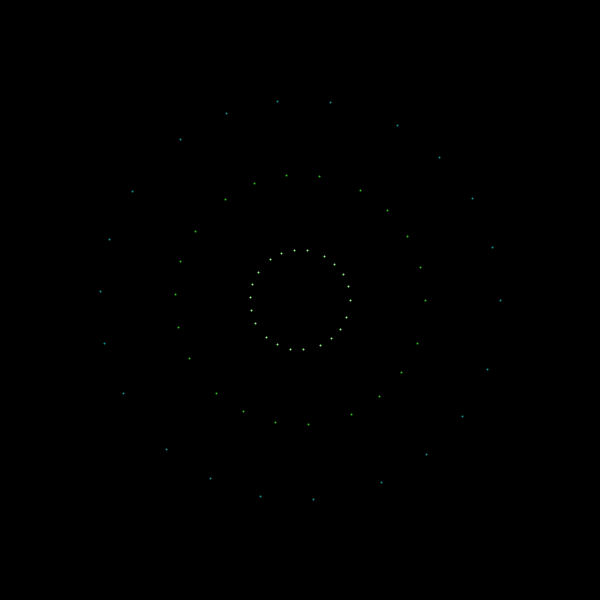
Frame 1 (no input)
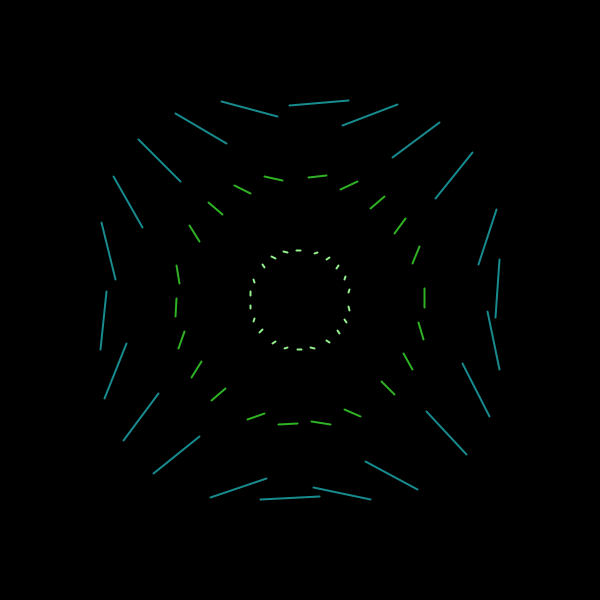
Frame 60 (the mouse pressed at the canvas centre just before this capture)
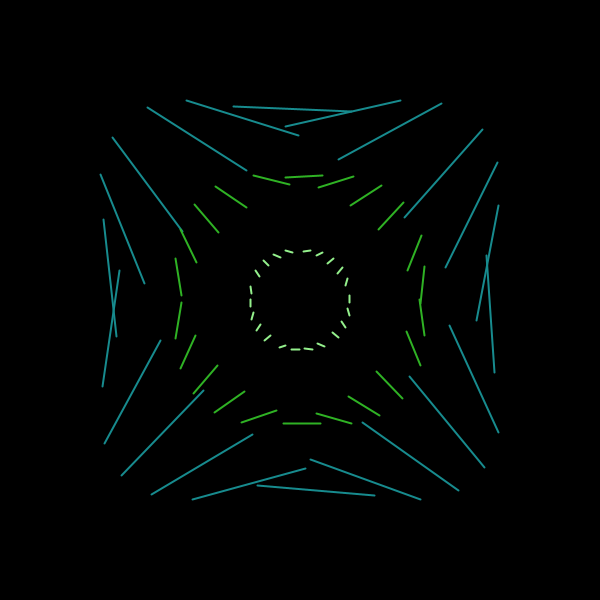
Frame 120 (the mouse held since frame 60 and released just before this capture)

The Processing sketch that drew these frames (run headless with seeded random() and noise(); from frame 60 on, the mouse is pressed at the canvas centre):

// Processing sketch: screensavers
// ── screensavers.pde
float inc = 0.005;
int r1 = 200, n = 22, amp = 10;
float boost1 = 0.5, boost2 = 0.25;
int r2 = 125, r3 = 50;
int t = 0;

void setup() {
  size(600, 600);
  blendMode(BLEND);
  stroke(255);
  strokeWeight(2);
  background(0);
}

void draw() {
  background(0);
  fill(255);
  translate(width / 2, height / 2);
  for (int i = 0; i < n; i++) {
    
    stroke(#94F08C);
    line(r3 * sin(3*(-t)*inc*boost2+i*amp+HALF_PI), r3 * sin(2*(-t)*inc*boost2+i*amp), r3 * sin((-2*t)*inc*boost2+HALF_PI+i*amp), r3 * sin((-3*t)*inc*boost2+i*amp));
    stroke(#2FB224);
    line(r2 * sin(3*(-t)*inc*boost1+i*amp+HALF_PI), r2 * sin(2*(-t)*inc*boost1+i*amp), r2 * sin((-2*t)*inc*boost1+HALF_PI+i*amp), r2 * sin((-3*t)*inc*boost1+i*amp)); //linea principale bella
    stroke(#178B8E);
    line(r1 * sin(3*(t)*inc+ i*amp+HALF_PI), r1 * sin(2*(t)*inc+ i*amp), r1 * sin(2*(t)*inc +HALF_PI+i*amp), r1 * sin(3*(t)*inc+ i*amp)); //linea elliyica
  }

  t = t!=10000?t+1:0;
}
